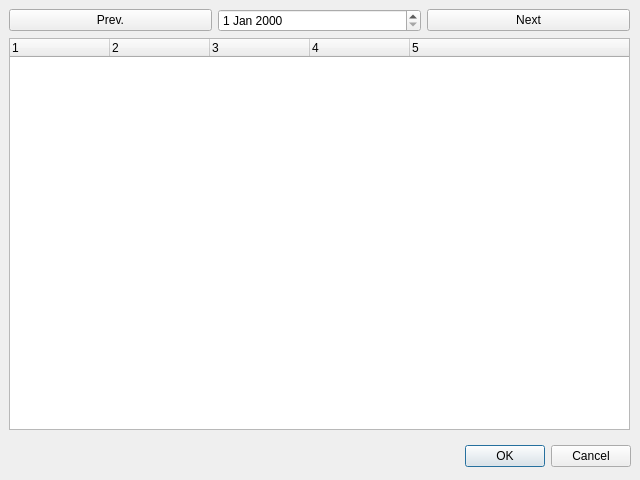
<?xml version="1.0" encoding="UTF-8"?>
<ui version="4.0">
 <class>DayViewDlg</class>
 <widget class="QDialog" name="DayViewDlg">
  <property name="geometry">
   <rect>
    <x>0</x>
    <y>0</y>
    <width>640</width>
    <height>480</height>
   </rect>
  </property>
  <property name="windowTitle">
   <string>Dialog</string>
  </property>
  <widget class="QDialogButtonBox" name="buttonBox">
   <property name="geometry">
    <rect>
     <x>290</x>
     <y>440</y>
     <width>341</width>
     <height>32</height>
    </rect>
   </property>
   <property name="orientation">
    <enum>Qt::Horizontal</enum>
   </property>
   <property name="standardButtons">
    <set>QDialogButtonBox::Cancel|QDialogButtonBox::Ok</set>
   </property>
  </widget>
  <widget class="QWidget" name="verticalLayoutWidget">
   <property name="geometry">
    <rect>
     <x>9</x>
     <y>9</y>
     <width>621</width>
     <height>421</height>
    </rect>
   </property>
   <layout class="QVBoxLayout" name="verticalLayout">
    <item>
     <layout class="QHBoxLayout" name="horizontalLayout">
      <item>
       <widget class="QPushButton" name="pbPrevDay">
        <property name="text">
         <string>Prev.</string>
        </property>
       </widget>
      </item>
      <item>
       <widget class="QDateEdit" name="deDispDay"/>
      </item>
      <item>
       <widget class="QPushButton" name="pbNextDay">
        <property name="text">
         <string>Next</string>
        </property>
       </widget>
      </item>
     </layout>
    </item>
    <item>
     <widget class="QTreeWidget" name="twDayContent">
      <property name="columnCount">
       <number>5</number>
      </property>
      <column>
       <property name="text">
        <string notr="true">1</string>
       </property>
      </column>
      <column>
       <property name="text">
        <string notr="true">2</string>
       </property>
      </column>
      <column>
       <property name="text">
        <string notr="true">3</string>
       </property>
      </column>
      <column>
       <property name="text">
        <string notr="true">4</string>
       </property>
      </column>
      <column>
       <property name="text">
        <string notr="true">5</string>
       </property>
      </column>
     </widget>
    </item>
   </layout>
  </widget>
 </widget>
 <resources/>
 <connections>
  <connection>
   <sender>buttonBox</sender>
   <signal>accepted()</signal>
   <receiver>DayViewDlg</receiver>
   <slot>accept()</slot>
   <hints>
    <hint type="sourcelabel">
     <x>248</x>
     <y>254</y>
    </hint>
    <hint type="destinationlabel">
     <x>157</x>
     <y>274</y>
    </hint>
   </hints>
  </connection>
  <connection>
   <sender>buttonBox</sender>
   <signal>rejected()</signal>
   <receiver>DayViewDlg</receiver>
   <slot>reject()</slot>
   <hints>
    <hint type="sourcelabel">
     <x>316</x>
     <y>260</y>
    </hint>
    <hint type="destinationlabel">
     <x>286</x>
     <y>274</y>
    </hint>
   </hints>
  </connection>
 </connections>
</ui>
